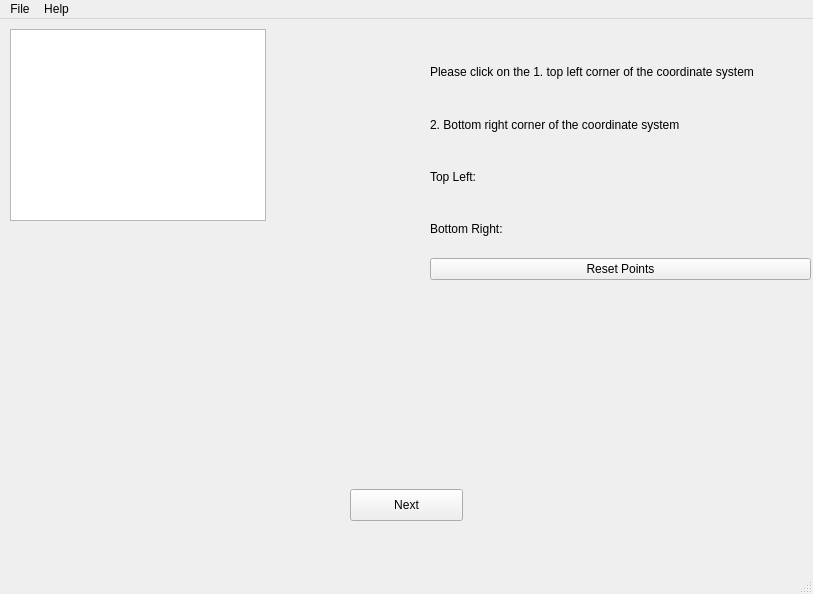
<?xml version="1.0" encoding="UTF-8"?>
<ui version="4.0">
 <class>MainWindow</class>
 <widget class="QMainWindow" name="MainWindow">
  <property name="geometry">
   <rect>
    <x>0</x>
    <y>0</y>
    <width>813</width>
    <height>594</height>
   </rect>
  </property>
  <property name="mouseTracking">
   <bool>true</bool>
  </property>
  <property name="windowTitle">
   <string>MainWindow</string>
  </property>
  <widget class="QWidget" name="centralwidget">
   <widget class="QPushButton" name="next_page">
    <property name="geometry">
     <rect>
      <x>350</x>
      <y>470</y>
      <width>113</width>
      <height>32</height>
     </rect>
    </property>
    <property name="text">
     <string>Next</string>
    </property>
   </widget>
   <widget class="custom_graphics" name="image_view">
    <property name="geometry">
     <rect>
      <x>10</x>
      <y>10</y>
      <width>256</width>
      <height>192</height>
     </rect>
    </property>
   </widget>
   <widget class="QWidget" name="verticalLayoutWidget">
    <property name="geometry">
     <rect>
      <x>430</x>
      <y>30</y>
      <width>381</width>
      <height>231</height>
     </rect>
    </property>
    <layout class="QVBoxLayout" name="verticalLayout">
     <item>
      <widget class="QLabel" name="label">
       <property name="text">
        <string>Please click on the 1. top left corner of the coordinate system</string>
       </property>
      </widget>
     </item>
     <item>
      <widget class="QLabel" name="label_2">
       <property name="text">
        <string>2. Bottom right corner of the coordinate system</string>
       </property>
      </widget>
     </item>
     <item>
      <widget class="QLabel" name="tl_label">
       <property name="text">
        <string>Top Left:</string>
       </property>
      </widget>
     </item>
     <item>
      <widget class="QLabel" name="br_label">
       <property name="text">
        <string>Bottom Right:</string>
       </property>
      </widget>
     </item>
     <item>
      <widget class="QPushButton" name="reset_button">
       <property name="text">
        <string>Reset Points</string>
       </property>
      </widget>
     </item>
    </layout>
   </widget>
  </widget>
  <widget class="QMenuBar" name="menubar">
   <property name="geometry">
    <rect>
     <x>0</x>
     <y>0</y>
     <width>813</width>
     <height>22</height>
    </rect>
   </property>
   <widget class="QMenu" name="menuFile">
    <property name="title">
     <string>File</string>
    </property>
    <addaction name="actionOpen"/>
   </widget>
   <widget class="QMenu" name="menuHelp">
    <property name="title">
     <string>Help</string>
    </property>
    <addaction name="actionAbout"/>
   </widget>
   <addaction name="menuFile"/>
   <addaction name="menuHelp"/>
  </widget>
  <widget class="QStatusBar" name="statusbar"/>
  <action name="actionOpen">
   <property name="text">
    <string>Open</string>
   </property>
   <property name="shortcut">
    <string>Ctrl+O</string>
   </property>
  </action>
  <action name="actionAbout">
   <property name="text">
    <string>About</string>
   </property>
  </action>
 </widget>
 <customwidgets>
  <customwidget>
   <class>custom_graphics</class>
   <extends>QGraphicsView</extends>
   <header>custom_graphics.h</header>
  </customwidget>
 </customwidgets>
 <resources/>
 <connections/>
</ui>
